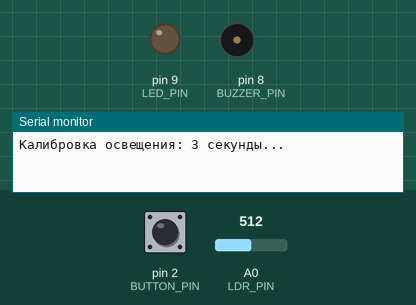
Simulated run of this sketch. Board: Arduino Uno, built with avr-gcc and run on an emulated ATmega328P. Shown: output pins drawn as LEDs (lit = HIGH), buzzer (waves = sounding), the last lines printed to the serial monitor. Dashed ring = blinking. The test bench sets the inputs (shaded band); at power-on: pin 2 (BUTTON_PIN) HIGH, A0 (LDR_PIN) = 512.

Above: at 1.2 s.
1.3 s: pin 2 (BUTTON_PIN) pulled LOW for 0.15 s
At 3.8 s:
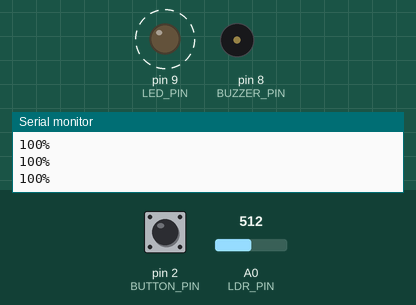
4.4 s: pin 2 (BUTTON_PIN) pulled LOW for 1 s
At 5.9 s:
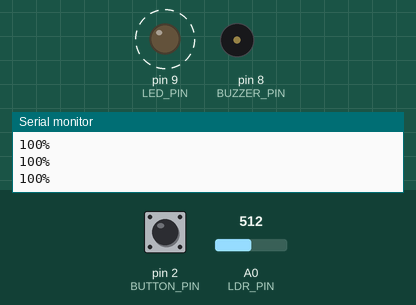
8.4 s: A0 (LDR_PIN) set to 258
At 8.64 s:
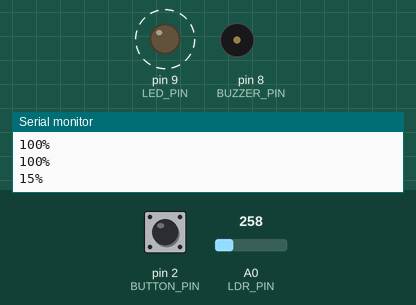
11.4 s: A0 (LDR_PIN) set to 231
13.5 s: A0 (LDR_PIN) set to 511
At 14.1 s:
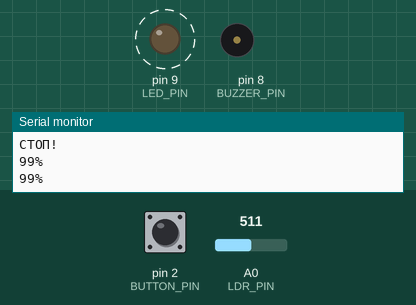
16.5 s: A0 (LDR_PIN) set to 122
Timing chart, 0 to 19.0 s (numbered marks = the images above; inputs shaded):
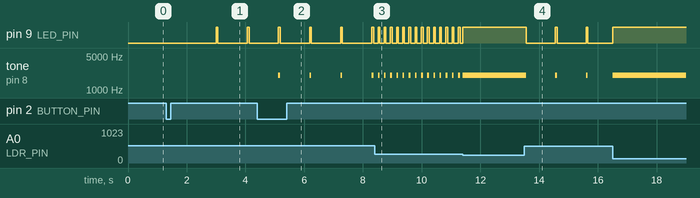

Measured:
- after the input at 1.3 s, tone on pin 8 (BUZZER_PIN): stops changing and stays silent
- after the input at 4.4 s, tone on pin 8 (BUZZER_PIN): alternates 2000 Hz for 0.06 s and silent for 1.0 s, starting after 0.72 s
- after the input at 8.4 s, pin 9 (LED_PIN): alternates HIGH for 0.06 s and LOW for 0.15 s, starting after 0.11 s; tone on pin 8 (BUZZER_PIN): alternates 2000 Hz for 0.06 s and silent for 0.15 s, starting after 0.11 s
- after the input at 13.5 s, pin 9 (LED_PIN): alternates HIGH for 0.06 s and LOW for 0.99 s, starting after 0.06 s; tone on pin 8 (BUZZER_PIN): alternates 2000 Hz for 0.06 s and silent for 0.99 s, starting after 0.06 s
- by itself, pin 9 (LED_PIN): alternates HIGH for 0.06 s and LOW for 1.0 s

The sketch:

sketch.ino
```cpp
const uint8_t LDR_PIN = A0;
const uint8_t BUTTON_PIN = 2;
const uint8_t BUZZER_PIN = 8;
const uint8_t LED_PIN = 9;

const uint32_t CALIBRATION_MS = 3000UL;
const uint32_t DEBOUNCE_MS = 180UL;
const uint32_t SERIAL_INTERVAL_MS = 300UL;
const uint32_t BEEP_DURATION_MS = 60UL;
const uint16_t TONE_FREQ = 2000U;

uint32_t calibrateStartTime = 0;
uint32_t lastSignalTime = 0;
uint32_t lastSerialTime = 0;

volatile uint32_t lastButtonTime = 0;
volatile bool soundEnabled = true;

int calibratedLight = 0;
int minDark = 0;
uint32_t calibrationSum = 0;
uint16_t calibrationSamples = 0;

bool isCalibrated = false;
bool signalActive = false;

void toggleSound() {
  const uint32_t now = millis();
  if (now - lastButtonTime >= DEBOUNCE_MS) {
    soundEnabled = !soundEnabled;
    lastButtonTime = now;
  }
}

void setup() {
  pinMode(LDR_PIN, INPUT);
  pinMode(BUTTON_PIN, INPUT_PULLUP);
  pinMode(BUZZER_PIN, OUTPUT);
  pinMode(LED_PIN, OUTPUT);

  digitalWrite(LED_PIN, LOW);
  noTone(BUZZER_PIN);

  Serial.begin(9600);
  calibrateStartTime = millis();
  attachInterrupt(digitalPinToInterrupt(BUTTON_PIN), toggleSound, FALLING);

  Serial.println(F("Калибровка освещения: 3 секунды..."));
}

void loop() {
  const uint32_t now = millis();

  if (!isCalibrated) {
    if (calibrationSamples < 60000U) {
      calibrationSum += analogRead(LDR_PIN);
      ++calibrationSamples;
    }

    if (now - calibrateStartTime >= CALIBRATION_MS) {
      if (calibrationSamples == 0) return;

      calibratedLight = calibrationSum / calibrationSamples;
      minDark = calibratedLight - 300;
      if (minDark < 0) minDark = 0;
      if (calibratedLight <= minDark) calibratedLight = minDark + 1;

      isCalibrated = true;
      Serial.print(F("Калибровка завершена; базовый ADC = "));
      Serial.println(calibratedLight);
    }
    return;
  }

  const int val = analogRead(LDR_PIN);
  const int constrainedVal = constrain(val, minDark, calibratedLight);
  const int distance = map(constrainedVal, minDark, calibratedLight, 0, 100);
  const bool alarm = (distance < 10);

  if (now - lastSerialTime >= SERIAL_INTERVAL_MS) {
    lastSerialTime = now;
    if (alarm) {
      Serial.println(F("СТОП!"));
    } else {
      Serial.print(distance);
      Serial.println(F("%"));
    }
  }

  if (alarm) {
    digitalWrite(LED_PIN, HIGH);
    if (soundEnabled) {
      tone(BUZZER_PIN, TONE_FREQ);
    } else {
      noTone(BUZZER_PIN);
    }
    signalActive = true;
    lastSignalTime = now;
  } else {
    const uint32_t pauseMs = (uint32_t)map(distance, 10, 100, 100, 1000);

    if (signalActive) {
      if (now - lastSignalTime >= BEEP_DURATION_MS) {
        signalActive = false;
        lastSignalTime = now;
        digitalWrite(LED_PIN, LOW);
        noTone(BUZZER_PIN);
      } else if (!soundEnabled) {
        noTone(BUZZER_PIN);
      }
    } else {
      if (now - lastSignalTime >= pauseMs) {
        signalActive = true;
        lastSignalTime = now;
        digitalWrite(LED_PIN, HIGH);
        if (soundEnabled) {
          tone(BUZZER_PIN, TONE_FREQ);
        }
      }
    }
  }
}
```
